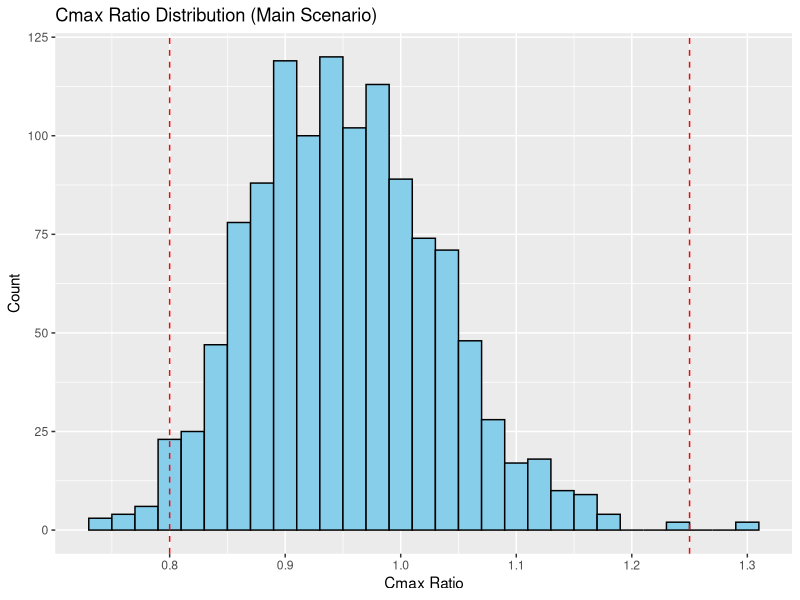
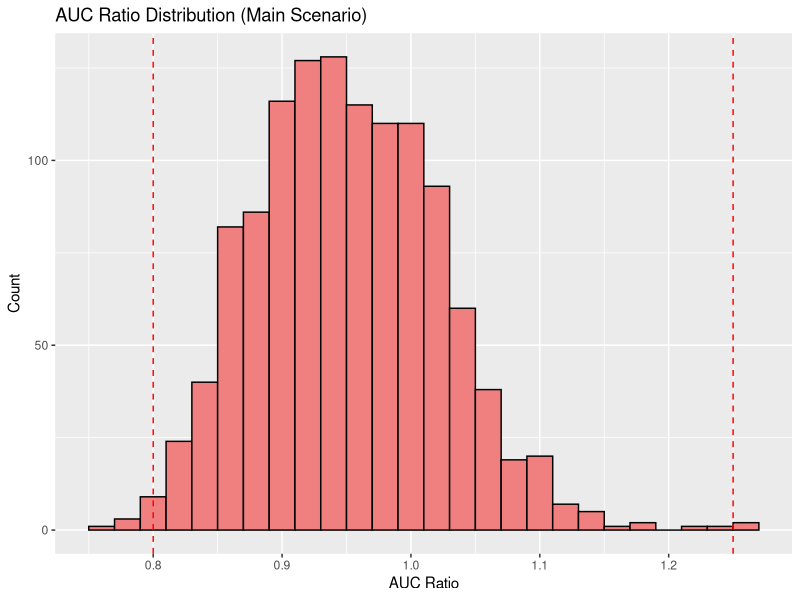
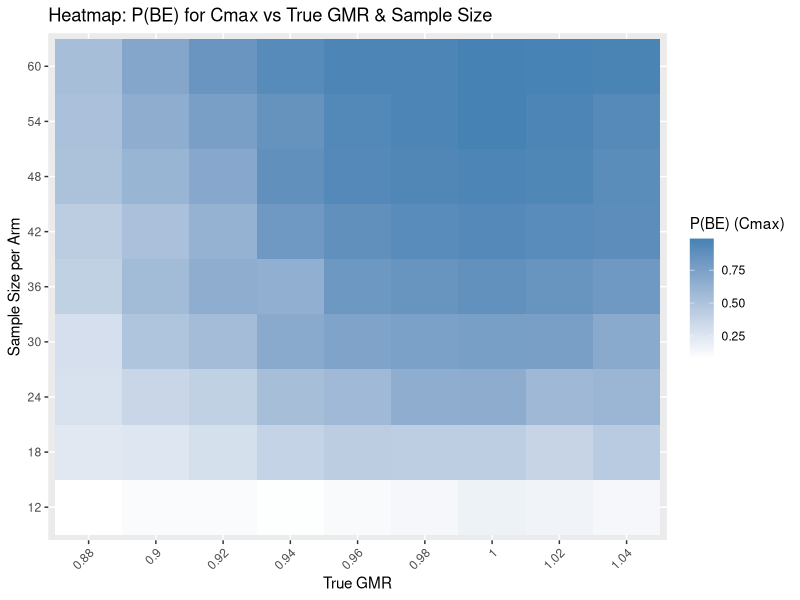
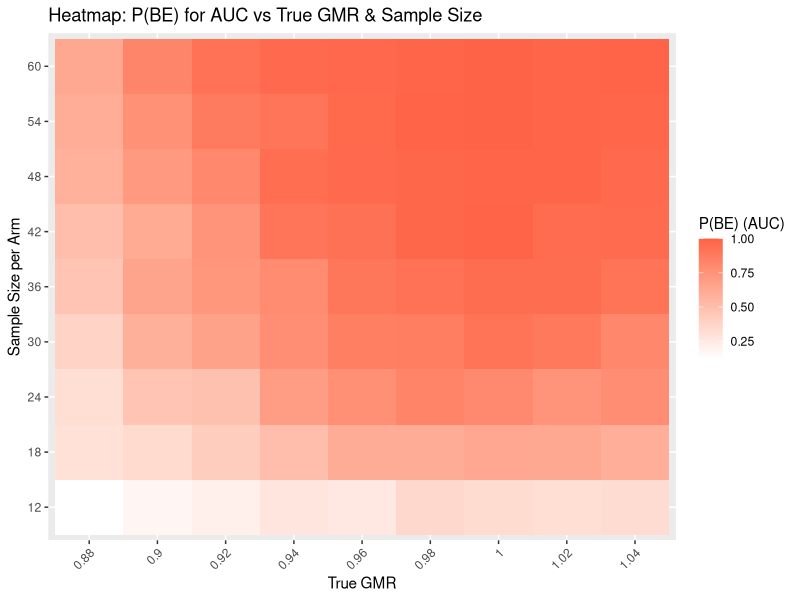
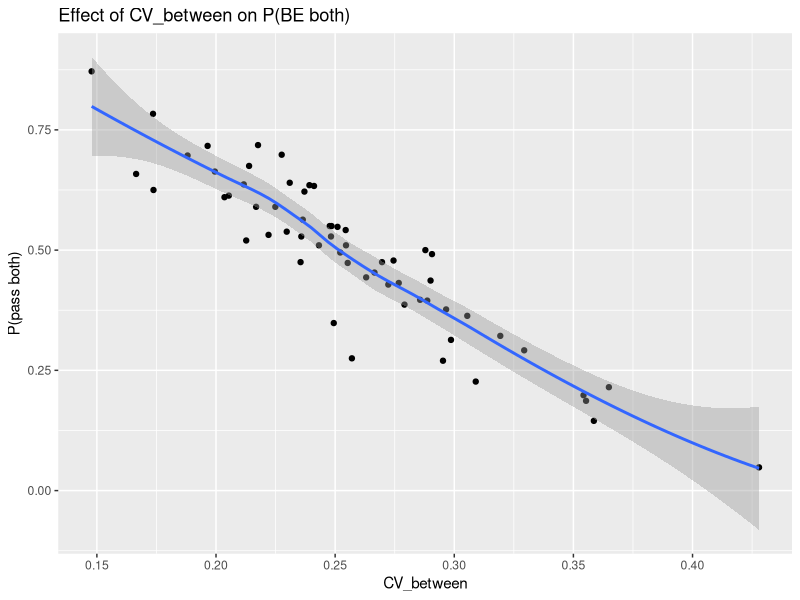
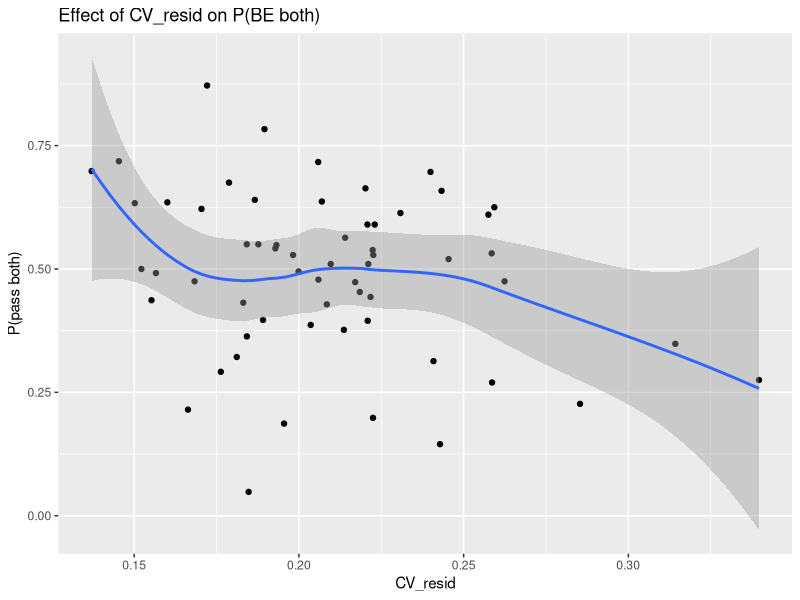

Write R code to recreate these figures, in order.
## ---- chunk 1
#| label: learning-overview
learning_overview <- data.frame(
  section = "Biostatistics",
  category = "Non-Inferiority & Equivalence",
  topic = "BE Simulation Report"
)
learning_overview
## ---- chunk 2
knitr::opts_chunk$set(echo = TRUE)
## ---- chunk 3
# virtual BE Monte Carlo with:
# ------------------------------------------------------------------------------

# ---------------------------
# PACKAGES
# ---------------------------
library(ggplot2)

# ---------------------------
# 0. EXAMPLE REFERENCE PROFILE
# ---------------------------
ref <- data.frame(
  time_hr = c(0, 0.25, 0.5, 1, 2, 4, 6, 8, 12, 24),
  mean_conc_ng_per_mL = c(0, 12.5, 28.3, 42.8, 36.0, 20.1, 12.6, 7.8, 2.1, 0.2)
)

# ---------------------------
# 1. USER PARAMETERS (tweak for speed/precision)
# ---------------------------
set.seed(12345)
# Basic simulation parameters
N_trials_main <- 1200     # Monte Carlo trials for main simulation (per baseline scenario)
n_per_arm <- 24
CV_between_nom <- 0.25
CV_resid_nom <- 0.20
true_GMR_nom <- 0.95
alpha <- 0.10
BE_lower <- 0.80
BE_upper <- 1.25

# Extended analyses parameters
# 1) Heatmap grid for decision visualization
gmr_grid <- seq(0.88, 1.04, length.out = 9)      # range of true GMRs to explore
n_grid   <- seq(12, 60, by = 6)                  # sample sizes per arm to evaluate
reps_per_cell <- 250                             # Monte Carlo replicates per (GMR, n) cell

# 2) Parameter uncertainty propagation
param_sims <- 60                                 # number of different (CV_between, CV_resid) draws
trials_per_param_sim <- 600                      # MC trials within each param simulation

# Files
# results_dir <- "."
# results_csv_main <- file.path(results_dir, "results_summary_virtual_BE_main.csv")
# results_csv_heatmap <- file.path(results_dir, "results_heatmap_BE.csv")
# results_csv_param <- file.path(results_dir, "results_param_uncertainty.csv")
# report_rmd <- file.path(results_dir, "virtual_BE_report.Rmd")
# report_html <- file.path(results_dir, "virtual_BE_report.html")

# ---------------------------
# 2. HELPER FUNCTIONS
# ---------------------------
trap_auc <- function(t, conc){
  sum(0.5 * (conc[-1] + conc[-length(conc)]) * diff(t))
}
cv_to_lnsd <- function(cv) sqrt(log(1 + cv^2))
be_stats_parallel <- function(yT, yR, alpha = 0.10){
  # returns ratio, lower, upper (on original scale)
  lnT <- log(yT); lnR <- log(yR)
  nT <- length(lnT); nR <- length(lnR)
  meanT <- mean(lnT); meanR <- mean(lnR)
  s2T <- var(lnT); s2R <- var(lnR)
  df <- nT + nR - 2
  if (df <= 0) return(list(ratio = NA, lower = NA, upper = NA))
  s_pooled <- sqrt(((nT - 1) * s2T + (nR - 1) * s2R) / df)
  se_diff <- s_pooled * sqrt(1/nT + 1/nR)
  t_crit <- qt(1 - alpha/2, df)
  diff <- meanT - meanR
  lower_ln <- diff - t_crit * se_diff
  upper_ln <- diff + t_crit * se_diff
  list(ratio = exp(diff), lower = exp(lower_ln), upper = exp(upper_ln))
}

simulate_trial_parallel <- function(mean_profile, n_per_arm, CV_between, CV_resid, true_GMR, alpha){
  # Simulate one virtual two-arm (parallel) trial and return BE stats for AUC and Cmax
  times <- mean_profile$time_hr
  mean_conc <- mean_profile$mean_conc_ng_per_mL
  sd_between_ln <- cv_to_lnsd(CV_between)
  sd_resid_ln <- cv_to_lnsd(CV_resid)
  
  # subject-level scaling and residuals
  etaR <- exp(rnorm(n_per_arm, 0, sd_between_ln))
  etaT <- exp(rnorm(n_per_arm, 0, sd_between_ln))
  aucR <- aucT <- cmaxR <- cmaxT <- numeric(n_per_arm)
  
  for (i in seq_len(n_per_arm)) {
    residR <- exp(rnorm(length(mean_conc), 0, sd_resid_ln))
    residT <- exp(rnorm(length(mean_conc), 0, sd_resid_ln))
    concR <- mean_conc * etaR[i] * residR
    concT <- mean_conc * true_GMR * etaT[i] * residT
    aucR[i] <- trap_auc(times, concR); aucT[i] <- trap_auc(times, concT)
    cmaxR[i] <- max(concR); cmaxT[i] <- max(concT)
  }
  bs_auc <- be_stats_parallel(aucT, aucR, alpha)
  bs_cmax <- be_stats_parallel(cmaxT, cmaxR, alpha)
  pass_auc <- (bs_auc$lower >= BE_lower) & (bs_auc$upper <= BE_upper)
  pass_cmax <- (bs_cmax$lower >= BE_lower) & (bs_cmax$upper <= BE_upper)
  list(
    ratio_auc = bs_auc$ratio, lower_auc = bs_auc$lower, upper_auc = bs_auc$upper,
    ratio_cmax = bs_cmax$ratio, lower_cmax = bs_cmax$lower, upper_cmax = bs_cmax$upper,
    pass_auc = pass_auc, pass_cmax = pass_cmax, pass_both = (pass_auc & pass_cmax)
  )
}

# ---------------------------
# 3. MAIN / baseline simulation (single scenario) 
# ---------------------------
cat("Running main baseline Monte Carlo simulation...\n")
main_results <- data.frame(
  trial = integer(), ratio_auc = numeric(), lower_auc = numeric(), upper_auc = numeric(),
  ratio_cmax = numeric(), lower_cmax = numeric(), upper_cmax = numeric(),
  pass_auc = logical(), pass_cmax = logical(), pass_both = logical(),
  stringsAsFactors = FALSE
)

for (tr in seq_len(N_trials_main)){
  res <- simulate_trial_parallel(ref, n_per_arm, CV_between_nom, CV_resid_nom, true_GMR_nom, alpha)
  main_results[tr, ] <- c(tr, res$ratio_auc, res$lower_auc, res$upper_auc,
                          res$ratio_cmax, res$lower_cmax, res$upper_cmax,
                          res$pass_auc, res$pass_cmax, res$pass_both)
}
main_results$pass_auc <- as.logical(main_results$pass_auc)
main_results$pass_cmax <- as.logical(main_results$pass_cmax)
main_results$pass_both <- as.logical(main_results$pass_both)

print(head(main_results,100 ))


# Summary probabilities
prob_pass_auc_main  <- mean(main_results$pass_auc, na.rm = TRUE)
prob_pass_cmax_main <- mean(main_results$pass_cmax, na.rm = TRUE)
prob_pass_both_main <- mean(main_results$pass_both, na.rm = TRUE)
cat(sprintf("Baseline P(pass AUC) = %.3f | P(pass Cmax) = %.3f | P(pass both) = %.3f\n",
            prob_pass_auc_main, prob_pass_cmax_main, prob_pass_both_main))

# ---------------------------
# 4. Heatmap: P(BE) vs true_GMR and sample size (Cmax & AUC)
# ---------------------------
cat("Computing heatmap grid (this may take a while)...\n")
heatmap_rows <- expand.grid(true_GMR = gmr_grid, n = n_grid)
heatmap_rows$prob_cmax <- NA
heatmap_rows$prob_auc <- NA

# iterate cells
cell_idx <- 0
total_cells <- nrow(heatmap_rows)
for (r in seq_len(total_cells)){
  cell_idx <- cell_idx + 1
  gmr_val <- heatmap_rows$true_GMR[r]
  n_val <- heatmap_rows$n[r]
  pass_cmax_cnt <- 0
  pass_auc_cnt <- 0
  for (rep in seq_len(reps_per_cell)){
    res <- simulate_trial_parallel(ref, n_val, CV_between_nom, CV_resid_nom, gmr_val, alpha)
    pass_cmax_cnt <- pass_cmax_cnt + as.integer(res$pass_cmax)
    pass_auc_cnt  <- pass_auc_cnt  + as.integer(res$pass_auc)
  }
  heatmap_rows$prob_cmax[r] <- pass_cmax_cnt / reps_per_cell
  heatmap_rows$prob_auc[r]  <- pass_auc_cnt / reps_per_cell
  if (cell_idx %% 8 == 0) cat(sprintf("Completed %d / %d cells...\n", cell_idx, total_cells))
}
print(heatmap_rows )


# ---------------------------
# 5. Parameter uncertainty propagation
# ---------------------------
cat("Running parameter uncertainty propagation...\n")
# Assume uncertainty on CVs ~ lognormal around nominal with 20% CV on each CV
param_results <- data.frame(sim = integer(), CV_between = numeric(), CV_resid = numeric(),
                            prob_pass_auc = numeric(), prob_pass_cmax = numeric(), prob_pass_both = numeric(),
                            stringsAsFactors = FALSE)

for (s in seq_len(param_sims)){
  # sample CVs in a plausible range (lognormal multiplicative uncertainty)
  CV_between_s <- CV_between_nom * exp(rnorm(1, 0, 0.2))  # ~20% multiplicative uncertainty
  CV_resid_s   <- CV_resid_nom   * exp(rnorm(1, 0, 0.2))
  pass_auc_cnt <- pass_cmax_cnt <- pass_both_cnt <- 0
  for (tr in seq_len(trials_per_param_sim)){
    res <- simulate_trial_parallel(ref, n_per_arm, CV_between_s, CV_resid_s, true_GMR_nom, alpha)
    pass_auc_cnt <- pass_auc_cnt + as.integer(res$pass_auc)
    pass_cmax_cnt <- pass_cmax_cnt + as.integer(res$pass_cmax)
    pass_both_cnt <- pass_both_cnt + as.integer(res$pass_both)
  }
  param_results[s, ] <- c(s, CV_between_s, CV_resid_s,
                          pass_auc_cnt / trials_per_param_sim,
                          pass_cmax_cnt / trials_per_param_sim,
                          pass_both_cnt / trials_per_param_sim)
  if (s %% 10 == 0) cat(sprintf("Completed %d / %d parameter sims...\n", s, param_sims))
}
names(param_results) <- c("sim", "CV_between", "CV_resid", "prob_pass_auc", "prob_pass_cmax", "prob_pass_both")
print(param_results )


# ---------------------------
# 6. PLOTS (save to files & keep in environment)
# ---------------------------
cat("Creating plots... (files will be saved in working directory)\n")
# Main: distributions of ratios (AUC & Cmax)
p1 <- ggplot(main_results, aes(x = ratio_cmax)) +
  geom_histogram(binwidth = 0.02, fill = "skyblue", color = "black") +
  geom_vline(xintercept = c(BE_lower, BE_upper), linetype = "dashed", color = "red") +
  labs(title = "Cmax Ratio Distribution (Main Scenario)", x = "Cmax Ratio", y = "Count")

p2 <- ggplot(main_results, aes(x = ratio_auc)) +
  geom_histogram(binwidth = 0.02, fill = "lightcoral", color = "black") +
  geom_vline(xintercept = c(BE_lower, BE_upper), linetype = "dashed", color = "red") +
  labs(title = "AUC Ratio Distribution (Main Scenario)", x = "AUC Ratio", y = "Count")
p1
p2

# Heatmap (Cmax)
library(reshape2)
heat_cmax <- dcast(heatmap_rows, n ~ true_GMR, value.var = "prob_cmax")
# convert to plotting-friendly long form
heat_long_cmax <- heatmap_rows[, c("true_GMR", "n", "prob_cmax")]
p_heat_cmax <- ggplot(heat_long_cmax, aes(x = factor(true_GMR), y = factor(n), fill = prob_cmax)) +
  geom_tile() + scale_fill_gradient(low = "white", high = "steelblue") +
  labs(x = "True GMR", y = "Sample Size per Arm", fill = "P(BE) (Cmax)",
       title = "Heatmap: P(BE) for Cmax vs True GMR & Sample Size") +
  theme(axis.text.x = element_text(angle = 45, hjust = 1))
p_heat_cmax

# Heatmap (AUC)
heat_long_auc <- heatmap_rows[, c("true_GMR", "n", "prob_auc")]
p_heat_auc <- ggplot(heat_long_auc, aes(x = factor(true_GMR), y = factor(n), fill = prob_auc)) +
  geom_tile() + scale_fill_gradient(low = "white", high = "tomato") +
  labs(x = "True GMR", y = "Sample Size per Arm", fill = "P(BE) (AUC)",
       title = "Heatmap: P(BE) for AUC vs True GMR & Sample Size") +
  theme(axis.text.x = element_text(angle = 45, hjust = 1))
p_heat_auc


# Parameter uncertainty plots
p_param_cv_between <- ggplot(param_results, aes(x = CV_between, y = prob_pass_both)) +
  geom_point() + geom_smooth(method = "loess", se = TRUE) +
  labs(title = "Effect of CV_between on P(BE both)", x = "CV_between", y = "P(pass both)")

p_param_cv_resid <- ggplot(param_results, aes(x = CV_resid, y = prob_pass_both)) +
  geom_point() + geom_smooth(method = "loess", se = TRUE) +
  labs(title = "Effect of CV_resid on P(BE both)", x = "CV_resid", y = "P(pass both)")
p_param_cv_between
p_param_cv_resid
# ggsave("param_cv_between_vs_prob.png", p_param_cv_between, width = 7, height = 4)
# ggsave("param_cv_resid_vs_prob.png", p_param_cv_resid, width = 7, height = 4)
